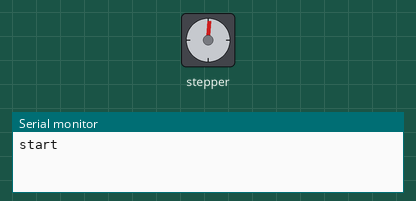
Bench run of a sketch on a simulated Arduino Leonardo, built with avr-gcc and run on an emulated ATmega32U4. On the bench: stepper motor, the last lines printed to the serial monitor. Stepper angles assume 4096 steps per turn.

Above: at 0.65 s.
At 10.08 s:
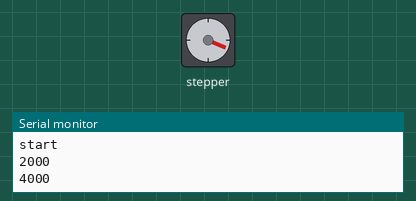
At 19.5 s:
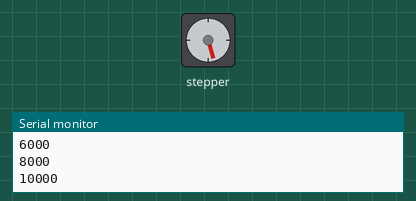
At 38.36 s:
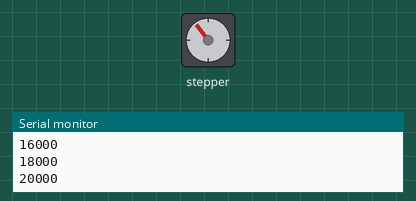
Timing chart, 0 to 40.0 s (numbered marks = the images above):
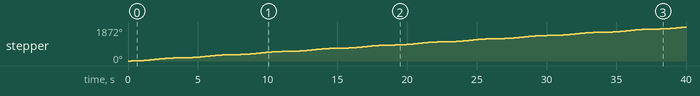

Measured:
- by itself, stepper: keeps turning clockwise at about 47°/s

The sketch:

stepmotor.ino
```cpp
#include <AccelStepper.h>
#define HALFSTEP 8

// Motor pin definitions
#define motorPin1  9     // IN1 on the ULN2003 driver 1
#define motorPin2  10    // IN2 on the ULN2003 driver 1
#define motorPin3  11     // IN3 on the ULN2003 driver 1
#define motorPin4  12     // IN4 on the ULN2003 driver 1

// Initialize with pin sequence IN1-IN3-IN2-IN4 for using the AccelStepper with 28BYJ-48
AccelStepper stepper1(HALFSTEP, motorPin1, motorPin3, motorPin2, motorPin4);

void setup() {

  stepper1.setMaxSpeed(1200.0);
  stepper1.setAcceleration(600.0);
  stepper1.setSpeed(300);
  stepper1.moveTo(0);

  Serial.begin(9600);
  while (!Serial);             // Leonardo: wait for serial monitor
  Serial.println("\nstart");
  stepper1.runToNewPosition(0);

}//--(end setup )---

float pos =0;
float stepsize = 2000; //negative for clock-wise
int steps = 20;

void loop() {

  //Change direction when the stepper reaches the target position
  /*if (stepper1.distanceToGo() == 0) {
    stepper1.moveTo(-stepper1.currentPosition());
  }
  */
  //stepper1.runToNewPosition(-20000);


  if(pos>stepsize*steps or pos < -stepsize*steps)stepsize *= -1;
  pos += stepsize;
  stepper1.runToNewPosition(pos);
  Serial.println(stepper1.currentPosition());
}
```
